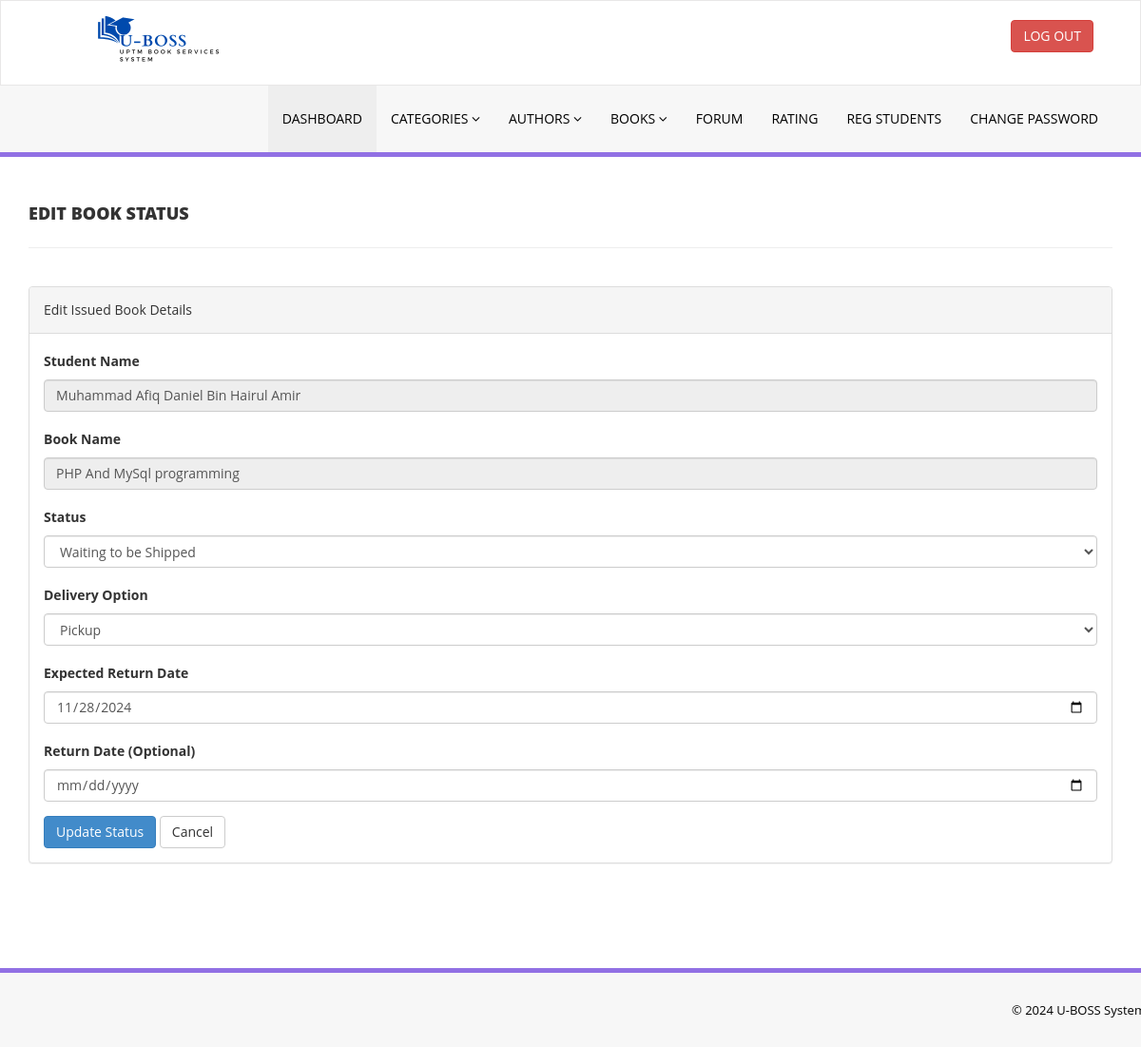
/library/admin/editstatus.php?issued_id=185 (signed in), run on the app's committed database.
### tables this page shows
CREATE TABLE `tblissuedbookdetails` (
  `id` int(11) NOT NULL,
  `BookId` int(11) DEFAULT NULL,
  `StudentID` varchar(150) DEFAULT NULL,
  `IssuesDate` timestamp NULL DEFAULT current_timestamp(),
  `ReturnDate` timestamp NULL DEFAULT NULL ON UPDATE current_timestamp(),
  `DeliveryOption` varchar(50) DEFAULT NULL,
  `status` enum('Issued','Returned','Waiting to be Shipped','Waiting to be Pickup') DEFAULT 'Issued',
  `ExpectedReturnDate` date DEFAULT NULL,
  `pay_status` enum('Paid','Pending','Not Paid') DEFAULT 'Pending',
  `amount` decimal(10,2) DEFAULT 0.00,
  `fine` int(11) NOT NULL,
  `payment_status` enum('Paid','Pending','Not Paid') NOT NULL
);

CREATE TABLE `tblstudents` (
  `id` int(11) NOT NULL,
  `StudentId` varchar(100) DEFAULT NULL,
  `EmailId` varchar(120) DEFAULT NULL,
  `MobileNumber` char(11) DEFAULT NULL,
  `Password` varchar(120) DEFAULT NULL,
  `Status` int(1) DEFAULT NULL,
  `RegDate` timestamp NULL DEFAULT current_timestamp(),
  `UpdationDate` timestamp NULL DEFAULT NULL ON UPDATE current_timestamp(),
  `Address` varchar(255) NOT NULL,
  `IdCardNumber` varchar(12) NOT NULL,
  `FirstName` varchar(255) DEFAULT NULL,
  `LastName` varchar(255) DEFAULT NULL,
  `Poscode` varchar(5) DEFAULT NULL,
  `State` varchar(255) DEFAULT NULL
);

CREATE TABLE `tblbooks` (
  `id` int(11) NOT NULL,
  `BookName` varchar(255) DEFAULT NULL,
  `CatId` int(11) DEFAULT NULL,
  `AuthorId` int(11) DEFAULT NULL,
  `ISBNNumber` varchar(25) DEFAULT NULL,
  `bookImage` varchar(250) NOT NULL,
  `RegDate` timestamp NULL DEFAULT current_timestamp(),
  `UpdationDate` timestamp NULL DEFAULT NULL ON UPDATE current_timestamp(),
  `quantity` int(11) DEFAULT 0
);

### library/admin/editstatus.php (the view, shortened to what this page needs)
<?php
include('includes/config.php');
if (isset($_GET['issued_id'])) {
    $issued_id = $_GET['issued_id'];
    $sql = "SELECT tblissuedbookdetails.*, tblstudents.FirstName, tblstudents.LastName, tblbooks.BookName, tblissuedbookdetails.ExpectedReturnDate, tblissuedbookdetails.DeliveryOption
            FROM tblissuedbookdetails
            JOIN tblstudents ON tblstudents.StudentId = tblissuedbookdetails.StudentId
            JOIN tblbooks ON tblbooks.id = tblissuedbookdetails.BookId
            WHERE tblissuedbookdetails.id = :issued_id";
    $query = $dbh->prepare($sql);
    $query->bindParam(':issued_id', $issued_id, PDO::PARAM_INT);
    $query->execute();
    $result = $query->fetch(PDO::FETCH_OBJ);
} else {
    $_SESSION['error'] = "Invalid issued book ID.";
    header('location: manage-issued-books.php');
    exit;
}
?>
<!DOCTYPE html>
<html xmlns="http://www.w3.org/1999/xhtml">
<head>
    <link href="assets/css/bootstrap.css" rel="stylesheet" />
    <link href="assets/css/font-awesome.css" rel="stylesheet" />
    <link href="assets/css/style.css" rel="stylesheet" />
</head>
<body>
    <?php include('includes/header.php'); ?>
    <div class="content-wrapper">
        <div class="container">
            <div class="row pad-botm">
                <div class="col-md-12">
                    <h4 class="header-line">Edit Book Status</h4>
                </div>
                <div class="row">
                </div>
            </div>
            <div class="row">
                <div class="col-md-12">
                    <div class="panel panel-default">
                        <div class="panel-heading">
                            Edit Issued Book Details
                        </div>
                        <div class="panel-body">
                            <form method="post" action="">
                                <div class="form-group">
                                    <label>Student Name</label>
                                    <input type="text" class="form-control" value="<?php echo htmlentities($result->FirstName . ' ' . $result->LastName); ?>" disabled>
                                </div>
                                <div class="form-group">
                                    <label>Book Name</label>
                                    <input type="text" class="form-control" value="<?php echo htmlentities($result->BookName); ?>" disabled>
                                </div>
                                <div class="form-group">
                                    <label>Status</label>
                                    <select name="status" class="form-control">
                                        <option value="Waiting to be Shipped" <?php if ($result->status == 'Waiting to be Shipped') echo 'selected'; ?>>Waiting to be Shipped</option>
                                    </select>
                                </div>
                                <div class="form-group">
                                    <label>Delivery Option</label>
                                    <select name="delivery_option" class="form-control">
                                        <option value="Pickup" <?php if ($result->DeliveryOption == 'Pickup') echo 'selected'; ?>>Pickup</option>
                                    </select>
                                </div>
                                <div class="form-group">
                                    <label>Expected Return Date</label>
                                    <input type="date" name="expected_return_date" class="form-control" value="<?php echo htmlentities($result->ExpectedReturnDate); ?>" required>
                                </div>
                                <div class="form-group">
                                    <label>Return Date (Optional)</label>
                                    <input type="date" name="return_date" class="form-control" value="<?php echo htmlentities($result->ReturnDate); ?>">
                                </div>
                                <button type="submit" class="btn btn-primary">Update Status</button>
                                <a href="manage-issued-books.php" class="btn btn-default">Cancel</a>
                            </form>
                        </div>
                    </div>
                </div>
            </div>
        </div>
    </div>
    <?php include('includes/footer.php'); ?>
</body>
</html>

### library/admin/assets/css/style.css (style rules this page uses)
.content-wrapper { margin-top: 40px; min-height:800px; padding-bottom:90px; }
.header-line { font-weight:900; padding-bottom:25px; border-bottom:1px solid #eeeeee; text-transform:uppercase; }
.pad-botm { padding-bottom:30px; }

### data on the page
tblissuedbookdetails: LastName "Muhammad Afiq Daniel Bin Hairul Amir", BookId.BookName "PHP And MySql programming", status "Waiting to be Shipped", delivery_option "Pickup", expected_return_date "11/28/2024"
